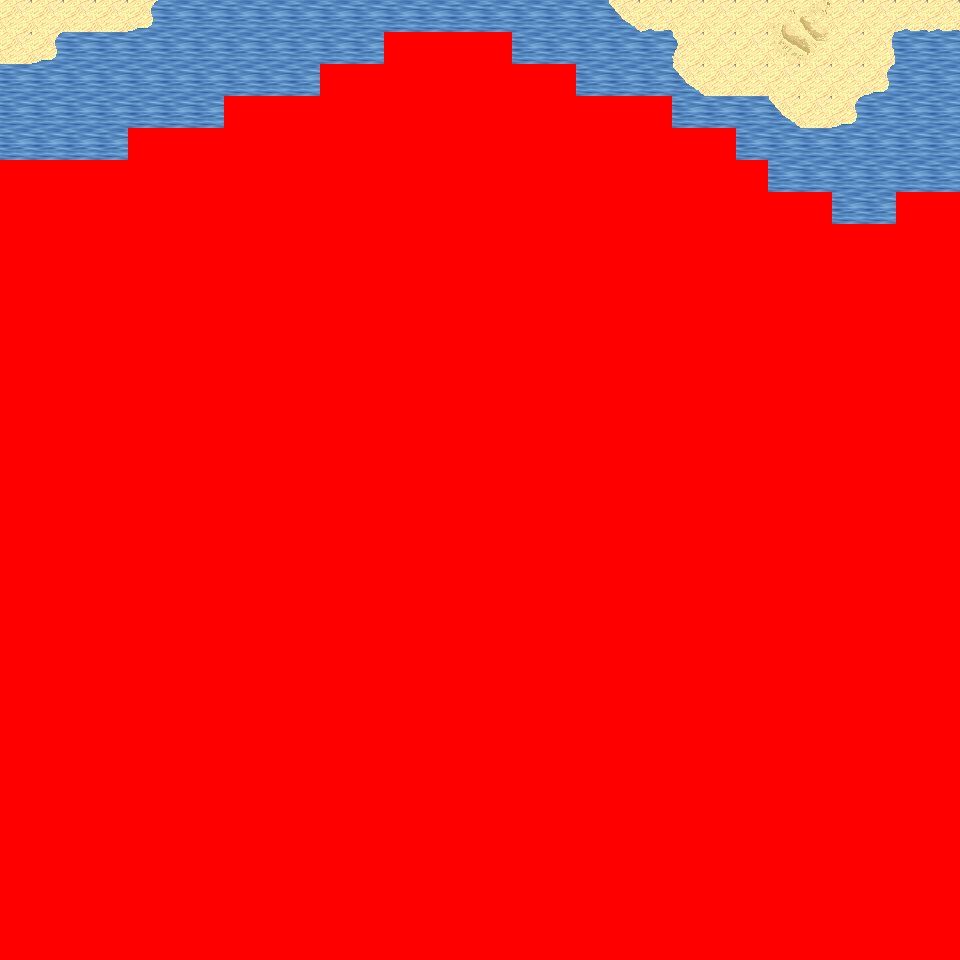

Rendered tile map (Tiled .tmx) drawn with the repository's tilesets; below, a short description and the map source with its tile grids summarised:
An orthogonal 30x30 tile map with 32x32 px tiles, 6 tile layers (Ground, Object, Object2, Above, ...), 51 tilesets and 3 objects (3x mapchange).

<map version="1.0" orientation="orthogonal" renderorder="right-down" width="30" height="30" tilewidth="32" tileheight="32" nextobjectid="4">
  <tileset firstgid="1" name="tileset_logic_collision" tilewidth="32" tileheight="32" tilecount="1" columns="1">
    <image source="../drawable/tileset_logic_collision.png" width="32" height="32" />
  </tileset>
  <tileset firstgid="2" name="tileset_ground_ground" tilewidth="32" tileheight="32" tilecount="33" columns="3">
    <image source="../drawable/tileset_ground_ground.png" width="96" height="352" />
  </tileset>
  <tileset firstgid="35" name="tileset_ground_water_pool" tilewidth="32" tileheight="32" tilecount="72" columns="3">
    <image source="../drawable/tileset_ground_water_pool.png" width="96" height="768" />
  </tileset>
  <tileset firstgid="107" name="tileset_furniture_carpet_plain_colours" tilewidth="32" tileheight="32" tilecount="10" columns="10">
    <image source="../drawable/tileset_furniture_carpet_plain_colours.png" width="320" height="32" />
  </tileset>
  <tileset firstgid="117" name="tileset_ground_brown_paving" tilewidth="32" tileheight="32" tilecount="2" columns="2">
    <image source="../drawable/tileset_ground_brown_paving.png" width="64" height="32" />
  </tileset>
  <tileset firstgid="119" name="tileset_ground_water_water" tilewidth="32" tileheight="32" tilecount="24" columns="3">
    <image source="../drawable/tileset_ground_water_water.png" width="96" height="256" />
  </tileset>
  <tileset firstgid="143" name="tileset_building_fence_fence_chunky" tilewidth="32" tileheight="32" tilecount="21" columns="3">
    <image source="../drawable/tileset_building_fence_fence_chunky.png" width="96" height="224" />
  </tileset>
  <tileset firstgid="164" name="tileset_ground_water_pool_corners" tilewidth="32" tileheight="32" tilecount="72" columns="3">
    <image source="../drawable/tileset_ground_water_pool_corners.png" width="96" height="768" />
  </tileset>
  <tileset firstgid="236" name="tileset_ground_grass_edges" tilewidth="32" tileheight="32" tilecount="36" columns="12">
    <image source="../drawable/tileset_ground_grass_edges.png" width="384" height="96" />
  </tileset>
  <tileset firstgid="272" name="tileset_ground_grass_corners" tilewidth="32" tileheight="32" tilecount="24" columns="6">
    <image source="../drawable/tileset_ground_grass_corners.png" width="192" height="128" />
  </tileset>
  <tileset firstgid="296" name="tileset_plant_grasses" tilewidth="32" tileheight="32" tilecount="6" columns="3">
    <image source="../drawable/tileset_plant_grasses.png" width="96" height="64" />
  </tileset>
  <tileset firstgid="302" name="tileset_plant_flower_daisy_white" tilewidth="32" tileheight="32" tilecount="8" columns="2">
    <image source="../drawable/tileset_plant_flower_daisy_white.png" width="64" height="128" />
  </tileset>
  <tileset firstgid="310" name="tileset_building_door_door_w" tilewidth="32" tileheight="32" tilecount="6" columns="2">
    <image source="../drawable/tileset_building_door_door_w.png" width="64" height="96" />
  </tileset>
  <tileset firstgid="316" name="tileset_building_wall_wood" tilewidth="32" tileheight="32" tilecount="16" columns="4">
    <image source="../drawable/tileset_building_wall_wood.png" width="128" height="128" />
  </tileset>
  <tileset firstgid="332" name="tileset_building_door_door_e" tilewidth="32" tileheight="32" tilecount="6" columns="2">
    <image source="../drawable/tileset_building_door_door_e.png" width="64" height="96" />
  </tileset>
  <tileset firstgid="338" name="tileset_ground_ground_2" tilewidth="32" tileheight="32" tilecount="4" columns="4">
    <image source="../drawable/tileset_ground_ground_2.png" width="128" height="32" />
  </tileset>
  <tileset firstgid="342" name="tileset_building_wall_stone" tilewidth="32" tileheight="32" tilecount="12" columns="3">
    <image source="../drawable/tileset_building_wall_stone.png" width="96" height="128" />
  </tileset>
  <tileset firstgid="354" name="tileset_building_wall_wall_brown" tilewidth="32" tileheight="32" tilecount="12" columns="3">
    <image source="../drawable/tileset_building_wall_wall_brown.png" width="96" height="128" />
  </tileset>
  <tileset firstgid="366" name="tileset_building_door_door_n" tilewidth="32" tileheight="32" tilecount="6" columns="3">
    <image source="../drawable/tileset_building_door_door_n.png" width="96" height="64" />
  </tileset>
  <tileset firstgid="372" name="tileset_building_church" tilewidth="32" tileheight="32" tilecount="56" columns="8">
    <image source="../drawable/tileset_building_church.png" width="256" height="224" />
  </tileset>
  <tileset firstgid="428" name="tileset_building_castle" tilewidth="32" tileheight="32" tilecount="320" columns="20">
    <image source="../drawable/tileset_building_castle.png" width="640" height="512" />
  </tileset>
  <tileset firstgid="748" name="tileset_plant_cactus" tilewidth="32" tileheight="32" tilecount="2" columns="1">
    <image source="../drawable/tileset_plant_cactus.png" width="32" height="64" />
  </tileset>
  <tileset firstgid="750" name="tileset_plant_stump_small_stump" tilewidth="32" tileheight="32" tilecount="4" columns="2">
    <image source="../drawable/tileset_plant_stump_small_stump.png" width="64" height="64" />
  </tileset>
  <tileset firstgid="754" name="tileset_furniture_carpet_rug_border" tilewidth="32" tileheight="32" tilecount="9" columns="3">
    <image source="../drawable/tileset_furniture_carpet_rug_border.png" width="96" height="96" />
  </tileset>
  <tileset firstgid="763" name="tileset_building_window_window_right" tilewidth="32" tileheight="32" tilecount="2" columns="2">
    <image source="../drawable/tileset_building_window_window_right.png" width="64" height="32" />
  </tileset>
  <tileset firstgid="765" name="tileset_item_statue_fairypool" tilewidth="32" tileheight="32" tilecount="16" columns="2">
    <image source="../drawable/tileset_item_statue_fairypool.png" width="64" height="256" />
  </tileset>
  <tileset firstgid="781" name="tileset_furniture_table_long_front_on" tilewidth="32" tileheight="32" tilecount="3" columns="1">
    <image source="../drawable/tileset_furniture_table_long_front_on.png" width="32" height="96" />
  </tileset>
  <tileset firstgid="784" name="tileset_building_decoration_blue_circle" tilewidth="32" tileheight="32" tilecount="4" columns="2">
    <image source="../drawable/tileset_building_decoration_blue_circle.png" width="64" height="64" />
  </tileset>
  <tileset firstgid="788" name="tileset_building_wall_bricked_edges" tilewidth="32" tileheight="32" tilecount="25" columns="5">
    <image source="../drawable/tileset_building_wall_bricked_edges.png" width="160" height="160" />
  </tileset>
  <tileset firstgid="813" name="tileset_item_corpse_skull_pale" tilewidth="32" tileheight="32" tilecount="2" columns="2">
    <image source="../drawable/tileset_item_corpse_skull_pale.png" width="64" height="32" />
  </tileset>
  <tileset firstgid="815" name="tileset_item_corpse_huge_animal" tilewidth="32" tileheight="32" tilecount="16" columns="2">
    <image source="../drawable/tileset_item_corpse_huge_animal.png" width="64" height="256" />
  </tileset>
  <tileset firstgid="831" name="tileset_item_sign_large" tilewidth="32" tileheight="32" tilecount="15" columns="5">
    <image source="../drawable/tileset_item_sign_large.png" width="160" height="96" />
  </tileset>
  <tileset firstgid="846" name="tileset_building_roof_yellow" tilewidth="32" tileheight="32" tilecount="20" columns="5">
    <image source="../drawable/tileset_building_roof_yellow.png" width="160" height="128" />
  </tileset>
  <tileset firstgid="866" name="tileset_building_roof_red" tilewidth="32" tileheight="32" tilecount="20" columns="5">
    <image source="../drawable/tileset_building_roof_red.png" width="160" height="128" />
  </tileset>
  <tileset firstgid="886" name="tileset_building_roof_green" tilewidth="32" tileheight="32" tilecount="20" columns="5">
    <image source="../drawable/tileset_building_roof_green.png" width="160" height="128" />
  </tileset>
  <tileset firstgid="906" name="tileset_building_roof_blue" tilewidth="32" tileheight="32" tilecount="20" columns="5">
    <image source="../drawable/tileset_building_roof_blue.png" width="160" height="128" />
  </tileset>
  <tileset firstgid="926" name="tileset_object_boat" tilewidth="32" tileheight="32" tilecount="42" columns="6">
    <image source="../drawable/tileset_object_boat.png" width="192" height="224" />
  </tileset>
  <tileset firstgid="968" name="tileset_ground_water_pool_deep" tilewidth="32" tileheight="32" tilecount="72" columns="3">
    <image source="../drawable/tileset_ground_water_pool_deep.png" width="96" height="768" />
  </tileset>
  <tileset firstgid="1040" name="tileset_object_suspension_bridge" tilewidth="32" tileheight="32" tilecount="24" columns="3">
    <image source="../drawable/tileset_object_suspension_bridge.png" width="96" height="256" />
  </tileset>
  <tileset firstgid="1064" name="tileset_plant_tree_palm_trees" tilewidth="32" tileheight="32" tilecount="40" columns="4">
    <image source="../drawable/tileset_plant_tree_palm_trees.png" width="128" height="320" />
  </tileset>
  <tileset firstgid="1104" name="tileset_furniture_table_hotdog_stand" tilewidth="32" tileheight="32" tilecount="20" columns="4">
    <image source="../drawable/tileset_furniture_table_hotdog_stand.png" width="128" height="160" />
  </tileset>
  <tileset firstgid="1124" name="tileset_item_banners_banners" tilewidth="32" tileheight="32" tilecount="6" columns="2">
    <image source="../drawable/tileset_item_banners_banners.png" width="64" height="96" />
  </tileset>
  <tileset firstgid="1130" name="tileset_building_door_closed" tilewidth="32" tileheight="32" tilecount="1" columns="1">
    <image source="../drawable/tileset_building_door_closed.png" width="32" height="32" />
  </tileset>
  <tileset firstgid="1131" name="tileset_building_decoration_numbers" tilewidth="32" tileheight="32" tilecount="20" columns="2">
    <image source="../drawable/tileset_building_decoration_numbers.png" width="64" height="320" />
  </tileset>
  <tileset firstgid="1151" name="tileset_building_decoration_numbers_higher" tilewidth="32" tileheight="32" tilecount="2" columns="2">
    <image source="../drawable/tileset_building_decoration_numbers_higher.png" width="64" height="32" />
  </tileset>
  <tileset firstgid="1153" name="tileset_furniture_light_small_oil_lamp" tilewidth="32" tileheight="32" tilecount="8" columns="2">
    <image source="../drawable/tileset_furniture_light_small_oil_lamp.png" width="64" height="128" />
  </tileset>
  <tileset firstgid="1161" name="tileset_building_roof_straw" tilewidth="32" tileheight="32" tilecount="20" columns="5">
    <image source="../drawable/tileset_building_roof_straw.png" width="160" height="128" />
  </tileset>
  <tileset firstgid="1181" name="tileset_building_huts" tilewidth="32" tileheight="32" tilecount="338" columns="26">
    <image source="../drawable/tileset_building_huts.png" width="832" height="416" />
  </tileset>
  <tileset firstgid="1519" name="tileset_ground_sand_1" tilewidth="32" tileheight="32" tilecount="10" columns="2">
    <image source="../drawable/tileset_ground_sand_1.png" width="64" height="160" />
  </tileset>
  <tileset firstgid="1529" name="tileset_ground_sand_2" tilewidth="32" tileheight="32" tilecount="15" columns="5">
    <image source="../drawable/tileset_ground_sand_2.png" width="160" height="96" />
  </tileset>
  <tileset firstgid="1544" name="tileset_building_fire_tower" tilewidth="32" tileheight="32" tilecount="252" columns="9">
    <image source="../drawable/tileset_building_fire_tower.png" width="288" height="896" />
  </tileset>
  <layer name="Ground" width="30" height="30">
    <data>[900 cells, 240 non-empty, 15 distinct tile ids]</data>
  </layer>
  <layer name="Object" width="30" height="30">
    <data>[900 cells, 18 non-empty, 6 distinct tile ids]</data>
  </layer>
  <layer name="Object2" width="30" height="30">
    <data>[900 cells, 0 non-empty, 0 distinct tile ids]</data>
  </layer>
  <layer name="Above" width="30" height="30">
    <data>[900 cells, 0 non-empty, 0 distinct tile ids]</data>
  </layer>
  <layer name="Above2" width="30" height="30">
    <data>[900 cells, 0 non-empty, 0 distinct tile ids]</data>
  </layer>
  <layer name="Walkable" width="30" height="30">
    <data>[900 cells, 787 non-empty, 1 distinct tile ids]</data>
  </layer>
  <objectgroup name="MapEvents">
    <object id="1" name="north" type="mapchange" x="0" y="0" width="960" height="32">
      <properties>
        <property name="map" value="0_ados_mountain_n2_w2_x4_y3" />
        <property name="place" value="south" />
      </properties>
    </object>
    <object id="2" name="west" type="mapchange" x="0" y="0" width="32" height="160">
      <properties>
        <property name="map" value="0_ados_mountain_n2_w2_x3_y4" />
        <property name="place" value="east" />
      </properties>
    </object>
    <object id="3" name="east" type="mapchange" x="928" y="0" width="32" height="192">
      <properties>
        <property name="map" value="0_ados_ocean_e_x4_y4" />
        <property name="place" value="west" />
      </properties>
    </object>
  </objectgroup>
</map>
